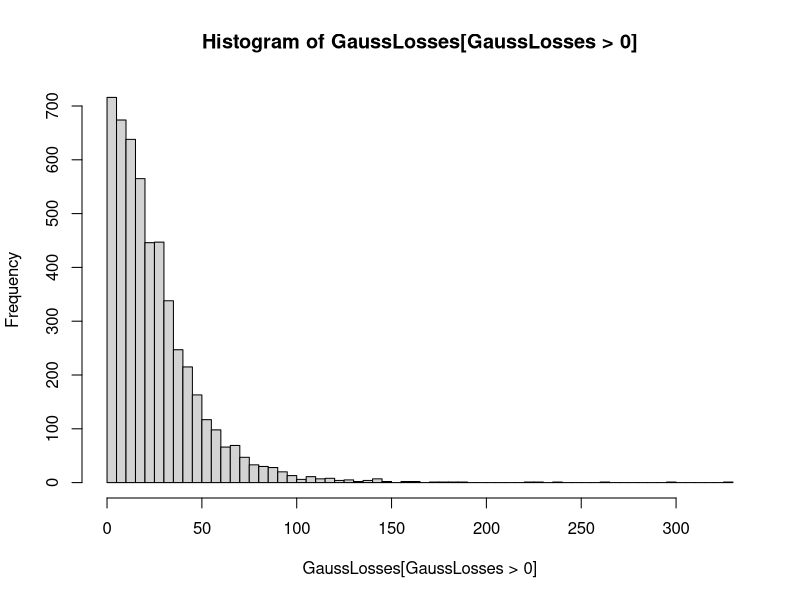
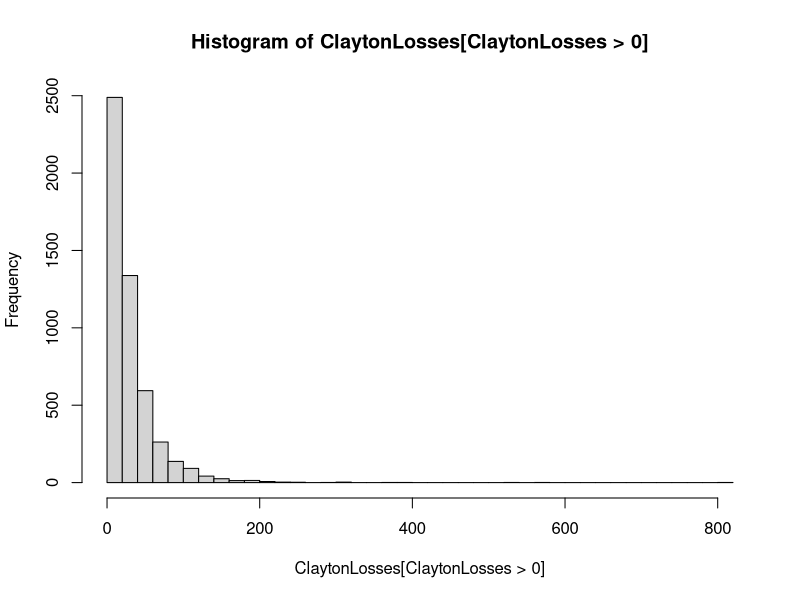

Write R code to recreate these figures, in order.

library(tidyverse)

{
  
  #Convenience function for transforming marginals (used to get marginals right after copula has been sampled from))
  TransformMarginals <- function(U, df = 3){
    return(map_dbl(.x = U, .f = qt, df = df))
  }

  #Empirical expected shortfall function
  EmpEs <- function(losses, alpha){
    SortedLosses <- sort(losses, decreasing = TRUE)
    cutoff <- floor(length(losses) * (1-alpha) + 1)
    return(sum(SortedLosses[1:cutoff]) / (cutoff))
  }
  
  #Convenience function for calculating losses
  CalculateLoss <- function(X, S = NULL, DefaultStock = 100){
    if(is.null(S)){
      S <- rep(DefaultStock, length(X))
    }
    else if (length(S) != length(X)){
      S <- rep(S[1], length(X))
    }
    return(-sum(S * (exp(X) - 1)))
  }
  
  #Plotting function to check that the copulas behave as expected
  PairwiseDependencePlot <- function(X, coord1 = x1, coord2 = x2){
    X %>%
      as.data.frame() %>% t() %>% as.data.frame() %>%
      magrittr::set_colnames(seq(1,ncol(.)) %>% map_chr(.f = function(x){paste0("x", x)})) %>%
      ggplot(aes(x = {{ coord1 }}, y = {{ coord2 }})) +
      geom_point()
  }
  
} #General helper functions

{
  #Find the suitable linear correlation for having Kendall's tau = 0.4
  #Using (Theorem 7.42, MFE)
  rhoTarget <- (0.4 * pi / 2) %>% sin()
  
  #Function for constructing the covariance matrix
  MakeCovarianceMatrix <- function(covar = rhoTarget, dim = 50){
    Sigma <- matrix(rep(covar, dim^2), nrow = dim)
    for (i in 1:dim){
      Sigma[i,i] <- 1
    }
    return(Sigma)
  }
  
  #Convenience function for applying the standard normal DF to each coordinate of a vector
  NormalizeMarginals <- function(Z){
    return(map_dbl(.x = Z, .f = pnorm))
  }
  
  #Function for simulating from a Gaussian copula with t-marginals
  SimulateGaussianCopula <- function(nsim = 10, dim = 50, covar = rhoTarget){
    Z <- MASS::mvrnorm(nsim, rep(0,dim), MakeCovarianceMatrix(covar = covar, dim = dim))
    Y <- map(.x = Z %>% t() %>% as.data.frame() %>% as.list(), .f = NormalizeMarginals)
    return(Y)
  }
  
  {
    if(FALSE){
      #Plot the results along two coordinates axes - One cant see tail dependence, but there are some large events due to the usage of the t-distribution
      sample <- MetaGaussianSimulation(nsim = 10000, tdf = 3) %>%
        map(.f = `[`, c(1,2)) %>%
        as.data.frame() %>%
        t() %>%
        as.data.frame()
      colnames(sample) <- c("x","y")
      
      ggplot(data = sample, aes(x = x, y = y)) +
        geom_point()
    }
    
  } #Visualization Example
  
  
} #Helper functions for Gaussian copula simulation

{
  #The theta ensuring the kendall tau is 0.4
  #Using (Table 7.5, MFE)
  ThetaTarget <- 2 * 0.4/(1-0.4)
  
  #Parametrization is taken from p.260 MFE
  PhiClayton <- function(t, theta = ThetaTarget){
    return(
      (1+theta * t)^(-1/theta)
      )
  }
  
  ggplot(mapping = aes(x = seq(0.01, 10, 0.1), y = seq(0.001, 10, 0.1) %>% map_dbl(.f = PhiClayton))) +
    geom_point()
  
  #Function for simulating from the Clayton copula (see Algorithm 7.52, MFE)
  SimulateClayton <- function(nsim = 10, dim = 50, theta = ThetaTarget){
    V <- rgamma(nsim, 1/theta, 1) %>% as.list()
    Y <- 
      rgamma(nsim * dim, 1, 1) %>%
      split(cut(seq_along(.), nsim, labels = F))
    
    U <- map2(.x = Y, .y = V, .f = function(Y,v){
      (Y/v) %>%
        map_dbl(.f = PhiClayton, theta = theta) %>% 
        return()
      })
    
    return(U)
  }
  
} #Helper functions for Clayton copula simulation

{
  set.seed(28122022)
  GaussCopula <- SimulateGaussianCopula(nsim = 10^4) %>%
    map(.f = TransformMarginals) %>% 
    map(.f = function(X){return(X / 100 / sqrt(3))})
  set.seed(NULL)
  GaussLosses <- map_dbl(.x = GaussCopula, .f = CalculateLoss)
  
  #Just for sanity checking
  PairwiseDependencePlot(GaussCopula) #Low tail dependence
  hist(GaussLosses[GaussLosses > 0], breaks = 50)
  
  quantile(GaussLosses, 0.99, type = 1) #VaR
  EmpEs(GaussLosses, 0.99) #ES
  
  set.seed(28122022)
  ClaytonCopula <- SimulateClayton(nsim = 10^4) %>% 
    map(.f = TransformMarginals) %>%
    map(.f = function(X){return(X / 100 / sqrt(3))})
  set.seed(NULL)
  ClaytonLosses <- map_dbl(.x = ClaytonCopula, .f = CalculateLoss)
  
  #Just for sanity checking
  PairwiseDependencePlot(ClaytonCopula) #More tail dependence
  hist(ClaytonLosses[ClaytonLosses > 0], breaks = 50)
  
  quantile(ClaytonLosses, 0.99, type = 1) #VaR
  EmpEs(ClaytonLosses, 0.99) #ES
} #Solution to the exercise




